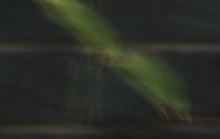
%> input picture test4.bmp, 220 x 139 px, shrunk from 363 x 229 before the run
$ octave test_deconv_shan.m   (GNU Octave 9; MATLAB toolbox functions it lacks are replaced by stand-ins)
%> lines starting %> are read from the running program, lines starting %| are printed output that depends on the picture; in (x1, y1, x2, y2) boxes, pixels count from 0 and x2, y2 are one past the last pixel; in counts of white or black regions, pixels touching at a corner belong together; the program's own positions count from 1
### constant_map.m
function [ M ] = constant_map( image, nx, ny, threshold )

M = zeros(size(image,1), size(image,2));

for i=1:size(image,1)
for j=1:size(image,2)

    %Check if neighborhood around (i,j) is constant
    v = std(std(image(max(1,i-nx):min(size(image,1),i+nx), ...
                      max(1,j-nx):min(size(image,2),j+ny))));

    %Check for threshold
    if(v <= threshold)
        M(i,j) = 1;
    end
end
end


figure, imshow(M)
title('Constant Map');

end

### deconv_shan.m
%lambda1 is a tweak parameter in 0.002-0.5
%lambda2 is a tweak parameter in 10-25
%gamma is the convergence factor

function [ L ] = deconv_shan( image, psf, M, lambda1, lambda2 )

%Dimensions
w = size(image,1);
h = size(image,2);

%Taper edges
image = edgetaper(image, psf);
L = image;

%Place gamma
gamma = 2.0;

for i=1:15

    %Per component solve for L_star
    for d=1:3
        psi = estimate_psi(image(:,:,d), L(:,:,d), M(:,:,d), lambda1, lambda2, gamma);
        L(:,:,d) = get_L_star( psf, image(:,:,d), psi, gamma);
    end

    %Scale tweak variables
    gamma   = gamma * 2.0;
    lambda1 = lambda1 / 1.5;
    lambda2 = lambda2 / 1.1;
end

L = 2.0 .* L;

end

### test_deconv_shan.m

close all;

%Read image / kernel pair
blurredImg = im2double(imread('test4.bmp'));
kernel = im2double(imread('kernel4.bmp'));
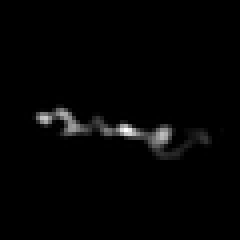
%> input picture kernel4.bmp, 60 x 60 px, shrunk from 99 x 99 before the run (shown 4 times larger)
%> kernel: size 60x60x3 double; min 0, max 1, mean 0.016

figure, imshow(blurredImg);
title('Blurred Image');

figure, imshow(kernel);
title('Kernel');

img = deconv_shan( blurredImg, ...
        kernel(:,:,1), ...
        constant_map(blurredImg, size(kernel,1), size(kernel,2), 5.0/255.0), ...
        0.016, 40 );
%> after the loop in constant_map, `for i=1:size(image,1)`:
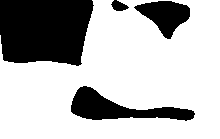
%> M: size 139x220 double; values 0 (black) and 1 (white), 71.9% white; 4 black regions, box (x1, y1, x2, y2) and area: (0, 0, 94, 66) 5391, (71, 86, 195, 121) 1900, (134, 1, 190, 39) 1173, (111, 0, 129, 11) 124
%> in deconv_shan, `image = edgetaper(image, psf);`:
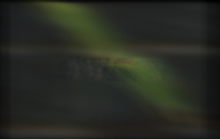
%> image: size 139x220x3 double; mean R, G, B 0.159, 0.171, 0.14
%> the run ends on the next line
